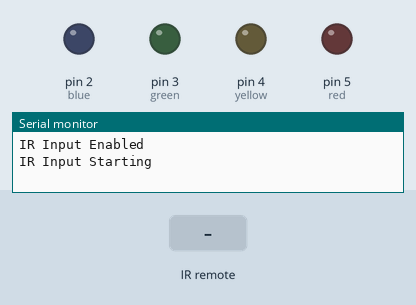
Simulated run of this sketch. Board: Arduino Uno, built with avr-gcc and run on an emulated ATmega328P. Shown: output pins drawn as LEDs (lit = HIGH), the last lines printed to the serial monitor. Inputs (shaded band) come from the test bench.

Above: at 1.2 s.
1.3 s: infrared code 0x8877 received
At 1.7 s:
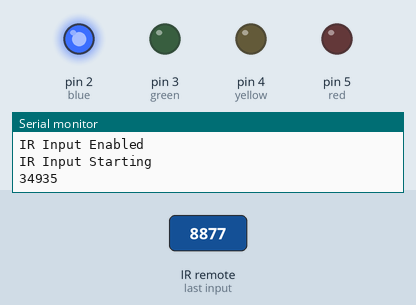
3.3 s: infrared code 0x48B7 received
At 3.7 s:
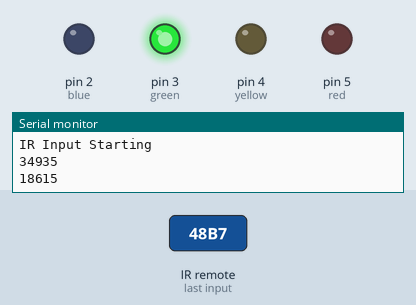
5.3 s: infrared code 0x28D7 received
At 5.7 s:
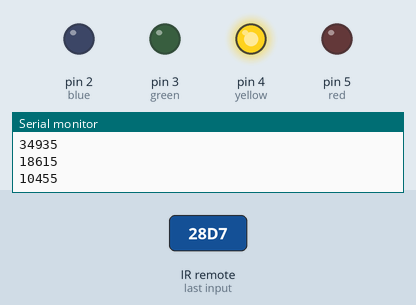
7.3 s: infrared code 0xA857 received
At 7.7 s:
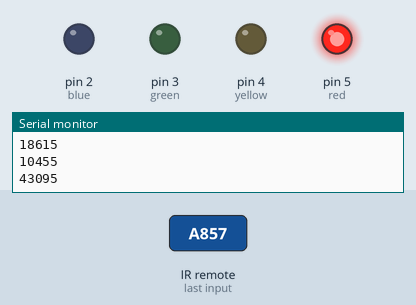
Timing chart, 0 to 10.3 s (numbered marks = the images above; inputs shaded):
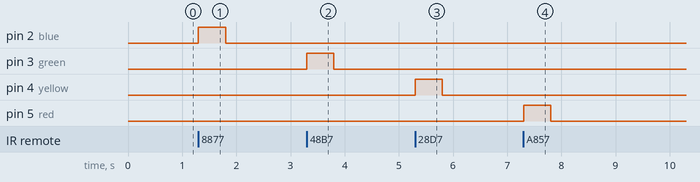

Measured:
- after the input at 1.3 s, pin 2 (blue): LOW → HIGH at once, → LOW 0.50 s later
- after the input at 3.3 s, pin 3 (green): LOW → HIGH at once, → LOW 0.50 s later
- after the input at 5.3 s, pin 4 (yellow): LOW → HIGH at once, → LOW 0.50 s later
- after the input at 7.3 s, pin 5 (red): LOW → HIGH at once, → LOW 0.50 s later

The sketch:

choheehwang05.ino
```cpp
#include <IRremote.h> // 라이브러리명
// Pins 정의, 전역변수 설정
int blue = 2;
int green = 3;
int yellow = 4;
int red = 5;
int RECV_PIN = 11; // 적외선 수신기에서 신호를 받는 핀
// IR library 객체
IRrecv irrecv(RECV_PIN);
decode_results results; // IR 신호 복호화, 10진수를 아스키코드로 변환하는 것과 비슷한 역할

void setup() {
  // 최초 1회만 실행
  // GPIO 핀모드 설정
  pinMode(blue, OUTPUT);
  pinMode(green, OUTPUT);
  pinMode(yellow, OUTPUT);
  pinMode(red, OUTPUT);
  // 시리얼 모니터 출력 설정
  Serial.begin(9600);
  Serial.println("IR Input Enabled");
  irrecv.enableIRIn();
  Serial.println("IR Input Starting");
}

void loop() {
  // 무한반복 실행
  if(irrecv.decode(&results)) {// decode = 수신값 존재시 true 반환하는 함수
    unsigned int value = results.value;
    Serial.println(value); // 적외선 수신기로 받은 값 출력
    switch(value) {
      case 34935: // 리모콘 2번
        digitalWrite(blue, HIGH);
        delay(500); // 딜레이 0.5초
        digitalWrite(blue, LOW);
        break;
      case 18615: // 리모콘 3번
        digitalWrite(green, HIGH);
        delay(500);
        digitalWrite(green, LOW);
        break;
      case 10455: // 리모콘 4번
        digitalWrite(yellow, HIGH);
        delay(500);
        digitalWrite(yellow, LOW);
        break;
      case 43095: // 리모콘 5번
        digitalWrite(red, HIGH);
        delay(500);
        digitalWrite(red, LOW);
        break;
    } // switch문 end
    irrecv.resume(); // 다음 수신값 받기
  }
}
```
